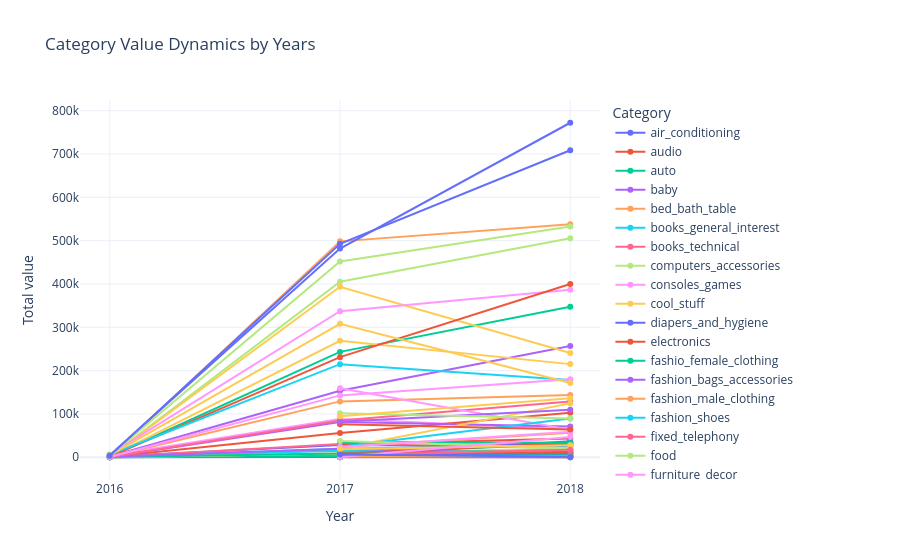

Write notebook code for a chart like this one.
### Code cell
import plotly.express as px

df_plot = combined_df.groupby(['order_year', 'english_product_category_name'])['price'].sum().reset_index()

fig = px.line(
    df_plot,
    x='order_year',
    y='price',
    color='english_product_category_name',
    markers=True,
    title='Category Value Dynamics by Years',
    labels={
        'order_year': 'Year',
        'price': 'Total value',
        'english_product_category_name': 'Category'
    }
)

fig.update_layout(
    xaxis=dict(type='category'),
    hovermode='closest',
    template='plotly_white'
)

fig.show()

### Figure 1 — Plotly figure (JSON) as saved in the notebook; plotly's stock layout.template omitted (floating-point values rounded to 4 significant figures)
{"data": [{"hovertemplate": "Category=air_conditioning<br>Year=%{x}<br>Total value=%{y}<extra></extra>", "legendgroup": "air_conditioning", "line": {"color": "#636efa", "dash": "solid"}, "marker": {"symbol": "circle"}, "mode": "lines+markers", "name": "air_conditioning", "orientation": "v", "showlegend": true, "x": [2016, 2017, 2018], "xaxis": "x", "y": [1707.0, 28250.0, 25060.0], "yaxis": "y", "type": "scatter"}, {"hovertemplate": "Category=audio<br>Year=%{x}<br>Total value=%{y}<extra></extra>", "legendgroup": "audio", "line": {"color": "#EF553B", "dash": "solid"}, "marker": {"symbol": "circle"}, "mode": "lines+markers", "name": "audio", "orientation": "v", "showlegend": true, "x": [2016, 2017, 2018], "xaxis": "x", "y": [157.0, 17570.0, 32960.0], "yaxis": "y", "type": "scatter"}, {"hovertemplate": "Category=auto<br>Year=%{x}<br>Total value=%{y}<extra></extra>", "legendgroup": "auto", "line": {"color": "#00cc96", "dash": "solid"}, "marker": {"symbol": "circle"}, "mode": "lines+markers", "name": "auto", "orientation": "v", "showlegend": true, "x": [2016, 2017, 2018], "xaxis": "x", "y": [1833.0, 243300.0, 347600.0], "yaxis": "y", "type": "scatter"}, {"hovertemplate": "Category=baby<br>Year=%{x}<br>Total value=%{y}<extra></extra>", "legendgroup": "baby", "line": {"color": "#ab63fa", "dash": "solid"}, "marker": {"symbol": "circle"}, "mode": "lines+markers", "name": "baby", "orientation": "v", "showlegend": true, "x": [2016, 2017, 2018], "xaxis": "x", "y": [1630.0, 153300.0, 256800.0], "yaxis": "y", "type": "scatter"}, {"hovertemplate": "Category=bed_bath_table<br>Year=%{x}<br>Total value=%{y}<extra></extra>", "legendgroup": "bed_bath_table", "line": {"color": "#FFA15A", "dash": "solid"}, "marker": {"symbol": "circle"}, "mode": "lines+markers", "name": "bed_bath_table", "orientation": "v", "showlegend": true, "x": [2016, 2017, 2018], "xaxis": "x", "y": [479.0, 498400.0, 538100.0], "yaxis": "y", "type": "scatter"}, {"hovertemplate": "Category=books_general_interest<br>Year=%{x}<br>Total value=%{y}<extra></extra>", "legendgroup": "books_general_interest", "line": {"color": "#19d3f3", "dash": "solid"}, "marker": {"symbol": "circle"}, "mode": "lines+markers", "name": "books_general_interest", "orientation": "v", "showlegend": true, "x": [2016, 2017, 2018], "xaxis": "x", "y": [119.5, 19630.0, 27110.0], "yaxis": "y", "type": "scatter"}, {"hovertemplate": "Category=books_technical<br>Year=%{x}<br>Total value=%{y}<extra></extra>", "legendgroup": "books_technical", "line": {"color": "#FF6692", "dash": "solid"}, "marker": {"symbol": "circle"}, "mode": "lines+markers", "name": "books_technical", "orientation": "v", "showlegend": true, "x": [2016, 2017, 2018], "xaxis": "x", "y": [267.0, 5762.0, 13070.0], "yaxis": "y", "type": "scatter"}, {"hovertemplate": "Category=computers_accessories<br>Year=%{x}<br>Total value=%{y}<extra></extra>", "legendgroup": "computers_accessories", "line": {"color": "#B6E880", "dash": "solid"}, "marker": {"symbol": "circle"}, "mode": "lines+markers", "name": "computers_accessories", "orientation": "v", "showlegend": true, "x": [2016, 2017, 2018], "xaxis": "x", "y": [1399.0, 405100.0, 505500.0], "yaxis": "y", "type": "scatter"}, {"hovertemplate": "Category=consoles_games<br>Year=%{x}<br>Total value=%{y}<extra></extra>", "legendgroup": "consoles_games", "line": {"color": "#FF97FF", "dash": "solid"}, "marker": {"symbol": "circle"}, "mode": "lines+markers", "name": "consoles_games", "orientation": "v", "showlegend": true, "x": [2016, 2017, 2018], "xaxis": "x", "y": [3882.0, 88390.0, 65190.0], "yaxis": "y", "type": "scatter"}, {"hovertemplate": "Category=cool_stuff<br>Year=%{x}<br>Total value=%{y}<extra></extra>", "legendgroup": "cool_stuff", "line": {"color": "#FECB52", "dash": "solid"}, "marker": {"symbol": "circle"}, "mode": "lines+markers", "name": "cool_stuff", "orientation": "v", "showlegend": true, "x": [2016, 2017, 2018], "xaxis": "x", "y": [1111.0, 393600.0, 240600.0], "yaxis": "y", "type": "scatter"}, {"hovertemplate": "Category=diapers_and_hygiene<br>Year=%{x}<br>Total value=%{y}<extra></extra>", "legendgroup": "diapers_and_hygiene", "line": {"color": "#636efa", "dash": "solid"}, "marker": {"symbol": "circle"}, "mode": "lines+markers", "name": "diapers_and_hygiene", "orientation": "v", "showlegend": true, "x": [2016, 2017, 2018], "xaxis": "x", "y": [134.9, 76.0, 1357.0], "yaxis": "y", "type": "scatter"}, {"hovertemplate": "Category=electronics<br>Year=%{x}<br>Total value=%{y}<extra></extra>", "legendgroup": "electronics", "line": {"color": "#EF553B", "dash": "solid"}, "marker": {"symbol": "circle"}, "mode": "lines+markers", "name": "electronics", "orientation": "v", "showlegend": true, "x": [2016, 2017, 2018], "xaxis": "x", "y": [1307.0, 56010.0, 102900.0], "yaxis": "y", "type": "scatter"}, {"hovertemplate": "Category=fashio_female_clothing<br>Year=%{x}<br>Total value=%{y}<extra></extra>", "legendgroup": "fashio_female_clothing", "line": {"color": "#00cc96", "dash": "solid"}, "marker": {"symbol": "circle"}, "mode": "lines+markers", "name": "fashio_female_clothing", "orientation": "v", "showlegend": true, "x": [2016, 2017, 2018], "xaxis": "x", "y": [54.9, 2132.0, 616.7], "yaxis": "y", "type": "scatter"}, {"hovertemplate": "Category=fashion_bags_accessories<br>Year=%{x}<br>Total value=%{y}<extra></extra>", "legendgroup": "fashion_bags_accessories", "line": {"color": "#ab63fa", "dash": "solid"}, "marker": {"symbol": "circle"}, "mode": "lines+markers", "name": "fashion_bags_accessories", "orientation": "v", "showlegend": true, "x": [2016, 2017, 2018], "xaxis": "x", "y": [519.2, 81570.0, 70740.0], "yaxis": "y", "type": "scatter"}, {"hovertemplate": "Category=fashion_male_clothing<br>Year=%{x}<br>Total value=%{y}<extra></extra>", "legendgroup": "fashion_male_clothing", "line": {"color": "#FFA15A", "dash": "solid"}, "marker": {"symbol": "circle"}, "mode": "lines+markers", "name": "fashion_male_clothing", "orientation": "v", "showlegend": true, "x": [2016, 2017, 2018], "xaxis": "x", "y": [24.9, 8471.0, 2302.0], "yaxis": "y", "type": "scatter"}, {"hovertemplate": "Category=fashion_shoes<br>Year=%{x}<br>Total value=%{y}<extra></extra>", "legendgroup": "fashion_shoes", "line": {"color": "#19d3f3", "dash": "solid"}, "marker": {"symbol": "circle"}, "mode": "lines+markers", "name": "fashion_shoes", "orientation": "v", "showlegend": true, "x": [2016, 2017, 2018], "xaxis": "x", "y": [29.99, 15040.0, 8497.0], "yaxis": "y", "type": "scatter"}, {"hovertemplate": "Category=fixed_telephony<br>Year=%{x}<br>Total value=%{y}<extra></extra>", "legendgroup": "fixed_telephony", "line": {"color": "#FF6692", "dash": "solid"}, "marker": {"symbol": "circle"}, "mode": "lines+markers", "name": "fixed_telephony", "orientation": "v", "showlegend": true, "x": [2016, 2017, 2018], "xaxis": "x", "y": [704.9, 30370.0, 28510.0], "yaxis": "y", "type": "scatter"}, {"hovertemplate": "Category=food<br>Year=%{x}<br>Total value=%{y}<extra></extra>", "legendgroup": "food", "line": {"color": "#B6E880", "dash": "solid"}, "marker": {"symbol": "circle"}, "mode": "lines+markers", "name": "food", "orientation": "v", "showlegend": true, "x": [2016, 2017, 2018], "xaxis": "x", "y": [79.9, 8738.0, 20580.0], "yaxis": "y", "type": "scatter"}, {"hovertemplate": "Category=furniture_decor<br>Year=%{x}<br>Total value=%{y}<extra></extra>", "legendgroup": "furniture_decor", "line": {"color": "#FF97FF", "dash": "solid"}, "marker": {"symbol": "circle"}, "mode": "lines+markers", "name": "furniture_decor", "orientation": "v", "showlegend": true, "x": [2016, 2017, 2018], "xaxis": "x", "y": [5881.0, 337200.0, 386700.0], "yaxis": "y", "type": "scatter"}, {"hovertemplate": "Category=garden_tools<br>Year=%{x}<br>Total value=%{y}<extra></extra>", "legendgroup": "garden_tools", "line": {"color": "#FECB52", "dash": "solid"}, "marker": {"symbol": "circle"}, "mode": "lines+markers", "name": "garden_tools", "orientation": "v", "showlegend": true, "x": [2016, 2017, 2018], "xaxis": "x", "y": [1360.0, 268900.0, 215000.0], "yaxis": "y", "type": "scatter"}, {"hovertemplate": "Category=health_beauty<br>Year=%{x}<br>Total value=%{y}<extra></extra>", "legendgroup": "health_beauty", "line": {"color": "#636efa", "dash": "solid"}, "marker": {"symbol": "circle"}, "mode": "lines+markers", "name": "health_beauty", "orientation": "v", "showlegend": true, "x": [2016, 2017, 2018], "xaxis": "x", "y": [4687.0, 481800.0, 772200.0], "yaxis": "y", "type": "scatter"}, {"hovertemplate": "Category=housewares<br>Year=%{x}<br>Total value=%{y}<extra></extra>", "legendgroup": "housewares", "line": {"color": "#EF553B", "dash": "solid"}, "marker": {"symbol": "circle"}, "mode": "lines+markers", "name": "housewares", "orientation": "v", "showlegend": true, "x": [2016, 2017, 2018], "xaxis": "x", "y": [1287.0, 231100.0, 399900.0], "yaxis": "y", "type": "scatter"}, {"hovertemplate": "Category=industry_commerce_and_business<br>Year=%{x}<br>Total value=%{y}<extra></extra>", "legendgroup": "industry_commerce_and_business", "line": {"color": "#00cc96", "dash": "solid"}, "marker": {"symbol": "circle"}, "mode": "lines+markers", "name": "industry_commerce_and_business", "orientation": "v", "showlegend": true, "x": [2016, 2017, 2018], "xaxis": "x", "y": [359.6, 8737.0, 30570.0], "yaxis": "y", "type": "scatter"}, {"hovertemplate": "Category=market_place<br>Year=%{x}<br>Total value=%{y}<extra></extra>", "legendgroup": "market_place", "line": {"color": "#ab63fa", "dash": "solid"}, "marker": {"symbol": "circle"}, "mode": "lines+markers", "name": "market_place", "orientation": "v", "showlegend": true, "x": [2016, 2017, 2018], "xaxis": "x", "y": [1306.0, 19510.0, 7566.0], "yaxis": "y", "type": "scatter"}, {"hovertemplate": "Category=office_furniture<br>Year=%{x}<br>Total value=%{y}<extra></extra>", "legendgroup": "office_furniture", "line": {"color": "#FFA15A", "dash": "solid"}, "marker": {"symbol": "circle"}, "mode": "lines+markers", "name": "office_furniture", "orientation": "v", "showlegend": true, "x": [2016, 2017, 2018], "xaxis": "x", "y": [1301.0, 129000.0, 143700.0], "yaxis": "y", "type": "scatter"}, {"hovertemplate": "Category=perfumery<br>Year=%{x}<br>Total value=%{y}<extra></extra>", "legendgroup": "perfumery", "line": {"color": "#19d3f3", "dash": "solid"}, "marker": {"symbol": "circle"}, "mode": "lines+markers", "name": "perfumery", "orientation": "v", "showlegend": true, "x": [2016, 2017, 2018], "xaxis": "x", "y": [5689.0, 215000.0, 178500.0], "yaxis": "y", "type": "scatter"}, {"hovertemplate": "Category=pet_shop<br>Year=%{x}<br>Total value=%{y}<extra></extra>", "legendgroup": "pet_shop", "line": {"color": "#FF6692", "dash": "solid"}, "marker": {"symbol": "circle"}, "mode": "lines+markers", "name": "pet_shop", "orientation": "v", "showlegend": true, "x": [2016, 2017, 2018], "xaxis": "x", "y": [689.7, 85080.0, 128500.0], "yaxis": "y", "type": "scatter"}, {"hovertemplate": "Category=sports_leisure<br>Year=%{x}<br>Total value=%{y}<extra></extra>", "legendgroup": "sports_leisure", "line": {"color": "#B6E880", "dash": "solid"}, "marker": {"symbol": "circle"}, "mode": "lines+markers", "name": "sports_leisure", "orientation": "v", "showlegend": true, "x": [2016, 2017, 2018], "xaxis": "x", "y": [3334.0, 452100.0, 532600.0], "yaxis": "y", "type": "scatter"}, {"hovertemplate": "Category=telephony<br>Year=%{x}<br>Total value=%{y}<extra></extra>", "legendgroup": "telephony", "line": {"color": "#FF97FF", "dash": "solid"}, "marker": {"symbol": "circle"}, "mode": "lines+markers", "name": "telephony", "orientation": "v", "showlegend": true, "x": [2016, 2017, 2018], "xaxis": "x", "y": [559.6, 142800.0, 180300.0], "yaxis": "y", "type": "scatter"}, {"hovertemplate": "Category=toys<br>Year=%{x}<br>Total value=%{y}<extra></extra>", "legendgroup": "toys", "line": {"color": "#FECB52", "dash": "solid"}, "marker": {"symbol": "circle"}, "mode": "lines+markers", "name": "toys", "orientation": "v", "showlegend": true, "x": [2016, 2017, 2018], "xaxis": "x", "y": [4465.0, 308000.0, 171500.0], "yaxis": "y", "type": "scatter"}, {"hovertemplate": "Category=watches_gifts<br>Year=%{x}<br>Total value=%{y}<extra></extra>", "legendgroup": "watches_gifts", "line": {"color": "#636efa", "dash": "solid"}, "marker": {"symbol": "circle"}, "mode": "lines+markers", "name": "watches_gifts", "orientation": "v", "showlegend": true, "x": [2016, 2017, 2018], "xaxis": "x", "y": [3360.0, 492800.0, 708900.0], "yaxis": "y", "type": "scatter"}, {"hovertemplate": "Category=agro_industry_and_commerce<br>Year=%{x}<br>Total value=%{y}<extra></extra>", "legendgroup": "agro_industry_and_commerce", "line": {"color": "#EF553B", "dash": "solid"}, "marker": {"symbol": "circle"}, "mode": "lines+markers", "name": "agro_industry_and_commerce", "orientation": "v", "showlegend": true, "x": [2017, 2018], "xaxis": "x", "y": [29180.0, 43350.0], "yaxis": "y", "type": "scatter"}, {"hovertemplate": "Category=art<br>Year=%{x}<br>Total value=%{y}<extra></extra>", "legendgroup": "art", "line": {"color": "#00cc96", "dash": "solid"}, "marker": {"symbol": "circle"}, "mode": "lines+markers", "name": "art", "orientation": "v", "showlegend": true, "x": [2017, 2018], "xaxis": "x", "y": [9292.0, 14910.0], "yaxis": "y", "type": "scatter"}, {"hovertemplate": "Category=arts_and_craftmanship<br>Year=%{x}<br>Total value=%{y}<extra></extra>", "legendgroup": "arts_and_craftmanship", "line": {"color": "#ab63fa", "dash": "solid"}, "marker": {"symbol": "circle"}, "mode": "lines+markers", "name": "arts_and_craftmanship", "orientation": "v", "showlegend": true, "x": [2017, 2018], "xaxis": "x", "y": [151.9, 1662.0], "yaxis": "y", "type": "scatter"}, {"hovertemplate": "Category=books_imported<br>Year=%{x}<br>Total value=%{y}<extra></extra>", "legendgroup": "books_imported", "line": {"color": "#FFA15A", "dash": "solid"}, "marker": {"symbol": "circle"}, "mode": "lines+markers", "name": "books_imported", "orientation": "v", "showlegend": true, "x": [2017, 2018], "xaxis": "x", "y": [1124.0, 3516.0], "yaxis": "y", "type": "scatter"}, {"hovertemplate": "Category=cds_dvds_musicals<br>Year=%{x}<br>Total value=%{y}<extra></extra>", "legendgroup": "cds_dvds_musicals", "line": {"color": "#19d3f3", "dash": "solid"}, "marker": {"symbol": "circle"}, "mode": "lines+markers", "name": "cds_dvds_musicals", "orientation": "v", "showlegend": true, "x": [2017, 2018], "xaxis": "x", "y": [665.0, 65.0], "yaxis": "y", "type": "scatter"}, {"hovertemplate": "Category=christmas_supplies<br>Year=%{x}<br>Total value=%{y}<extra></extra>", "legendgroup": "christmas_supplies", "line": {"color": "#FF6692", "dash": "solid"}, "marker": {"symbol": "circle"}, "mode": "lines+markers", "name": "christmas_supplies", "orientation": "v", "showlegend": true, "x": [2017, 2018], "xaxis": "x", "y": [2855.0, 5946.0], "yaxis": "y", "type": "scatter"}, {"hovertemplate": "Category=cine_photo<br>Year=%{x}<br>Total value=%{y}<extra></extra>", "legendgroup": "cine_photo", "line": {"color": "#B6E880", "dash": "solid"}, "marker": {"symbol": "circle"}, "mode": "lines+markers", "name": "cine_photo", "orientation": "v", "showlegend": true, "x": [2017, 2018], "xaxis": "x", "y": [695.0, 6238.0], "yaxis": "y", "type": "scatter"}, {"hovertemplate": "Category=computers<br>Year=%{x}<br>Total value=%{y}<extra></extra>", "legendgroup": "computers", "line": {"color": "#FF97FF", "dash": "solid"}, "marker": {"symbol": "circle"}, "mode": "lines+markers", "name": "computers", "orientation": "v", "showlegend": true, "x": [2017, 2018], "xaxis": "x", "y": [159200.0, 63730.0], "yaxis": "y", "type": "scatter"}, {"hovertemplate": "Category=construction_tools_construction<br>Year=%{x}<br>Total value=%{y}<extra></extra>", "legendgroup": "construction_tools_construction", "line": {"color": "#FECB52", "dash": "solid"}, "marker": {"symbol": "circle"}, "mode": "lines+markers", "name": "construction_tools_construction", "orientation": "v", "showlegend": true, "x": [2017, 2018], "xaxis": "x", "y": [20320.0, 124400.0], "yaxis": "y", "type": "scatter"}, {"hovertemplate": "Category=construction_tools_lights<br>Year=%{x}<br>Total value=%{y}<extra></extra>", "legendgroup": "construction_tools_lights", "line": {"color": "#636efa", "dash": "solid"}, "marker": {"symbol": "circle"}, "mode": "lines+markers", "name": "construction_tools_lights", "orientation": "v", "showlegend": true, "x": [2017, 2018], "xaxis": "x", "y": [4053.0, 37030.0], "yaxis": "y", "type": "scatter"}, {"hovertemplate": "Category=construction_tools_safety<br>Year=%{x}<br>Total value=%{y}<extra></extra>", "legendgroup": "construction_tools_safety", "line": {"color": "#EF553B", "dash": "solid"}, "marker": {"symbol": "circle"}, "mode": "lines+markers", "name": "construction_tools_safety", "orientation": "v", "showlegend": true, "x": [2017, 2018], "xaxis": "x", "y": [8265.0, 32280.0], "yaxis": "y", "type": "scatter"}, {"hovertemplate": "Category=costruction_tools_garden<br>Year=%{x}<br>Total value=%{y}<extra></extra>", "legendgroup": "costruction_tools_garden", "line": {"color": "#00cc96", "dash": "solid"}, "marker": {"symbol": "circle"}, "mode": "lines+markers", "name": "costruction_tools_garden", "orientation": "v", "showlegend": true, "x": [2017, 2018], "xaxis": "x", "y": [8908.0, 16810.0], "yaxis": "y", "type": "scatter"}, {"hovertemplate": "Category=costruction_tools_tools<br>Year=%{x}<br>Total value=%{y}<extra></extra>", "legendgroup": "costruction_tools_tools", "line": {"color": "#ab63fa", "dash": "solid"}, "marker": {"symbol": "circle"}, "mode": "lines+markers", "name": "costruction_tools_tools", "orientation": "v", "showlegend": true, "x": [2017, 2018], "xaxis": "x", "y": [4087.0, 11820.0], "yaxis": "y", "type": "scatter"}, {"hovertemplate": "Category=drinks<br>Year=%{x}<br>Total value=%{y}<extra></extra>", "legendgroup": "drinks", "line": {"color": "#FFA15A", "dash": "solid"}, "marker": {"symbol": "circle"}, "mode": "lines+markers", "name": "drinks", "orientation": "v", "showlegend": true, "x": [2017, 2018], "xaxis": "x", "y": [5004.0, 17420.0], "yaxis": "y", "type": "scatter"}, {"hovertemplate": "Category=dvds_blu_ray<br>Year=%{x}<br>Total value=%{y}<extra></extra>", "legendgroup": "dvds_blu_ray", "line": {"color": "#19d3f3", "dash": "solid"}, "marker": {"symbol": "circle"}, "mode": "lines+markers", "name": "dvds_blu_ray", "orientation": "v", "showlegend": true, "x": [2017, 2018], "xaxis": "x", "y": [4867.0, 1133.0], "yaxis": "y", "type": "scatter"}, {"hovertemplate": "Category=fashion_childrens_clothes<br>Year=%{x}<br>Total value=%{y}<extra></extra>", "legendgroup": "fashion_childrens_clothes", "line": {"color": "#FF6692", "dash": "solid"}, "marker": {"symbol": "circle"}, "mode": "lines+markers", "name": "fashion_childrens_clothes", "orientation": "v", "showlegend": true, "x": [2017, 2018], "xaxis": "x", "y": [399.9, 170.0], "yaxis": "y", "type": "scatter"}, {"hovertemplate": "Category=fashion_sport<br>Year=%{x}<br>Total value=%{y}<extra></extra>", "legendgroup": "fashion_sport", "line": {"color": "#B6E880", "dash": "solid"}, "marker": {"symbol": "circle"}, "mode": "lines+markers", "name": "fashion_sport", "orientation": "v", "showlegend": true, "x": [2017, 2018], "xaxis": "x", "y": [1750.0, 369.5], "yaxis": "y", "type": "scatter"}, {"hovertemplate": "Category=fashion_underwear_beach<br>Year=%{x}<br>Total value=%{y}<extra></extra>", "legendgroup": "fashion_underwear_beach", "line": {"color": "#FF97FF", "dash": "solid"}, "marker": {"symbol": "circle"}, "mode": "lines+markers", "name": "fashion_underwear_beach", "orientation": "v", "showlegend": true, "x": [2017, 2018], "xaxis": "x", "y": [7073.0, 2469.0], "yaxis": "y", "type": "scatter"}, {"hovertemplate": "Category=flowers<br>Year=%{x}<br>Total value=%{y}<extra></extra>", "legendgroup": "flowers", "line": {"color": "#FECB52", "dash": "solid"}, "marker": {"symbol": "circle"}, "mode": "lines+markers", "name": "flowers", "orientation": "v", "showlegend": true, "x": [2017, 2018], "xaxis": "x", "y": [270.5, 839.5], "yaxis": "y", "type": "scatter"}, {"hovertemplate": "Category=food_drink<br>Year=%{x}<br>Total value=%{y}<extra></extra>", "legendgroup": "food_drink", "line": {"color": "#636efa", "dash": "solid"}, "marker": {"symbol": "circle"}, "mode": "lines+markers", "name": "food_drink", "orientation": "v", "showlegend": true, "x": [2017, 2018], "xaxis": "x", "y": [7448.0, 7732.0], "yaxis": "y", "type": "scatter"}, {"hovertemplate": "Category=furniture_bedroom<br>Year=%{x}<br>Total value=%{y}<extra></extra>", "legendgroup": "furniture_bedroom", "line": {"color": "#EF553B", "dash": "solid"}, "marker": {"symbol": "circle"}, "mode": "lines+markers", "name": "furniture_bedroom", "orientation": "v", "showlegend": true, "x": [2017, 2018], "xaxis": "x", "y": [8848.0, 11180.0], "yaxis": "y", "type": "scatter"}, {"hovertemplate": "Category=furniture_living_room<br>Year=%{x}<br>Total value=%{y}<extra></extra>", "legendgroup": "furniture_living_room", "line": {"color": "#00cc96", "dash": "solid"}, "marker": {"symbol": "circle"}, "mode": "lines+markers", "name": "furniture_living_room", "orientation": "v", "showlegend": true, "x": [2017, 2018], "xaxis": "x", "y": [35280.0, 33630.0], "yaxis": "y", "type": "scatter"}, {"hovertemplate": "Category=furniture_mattress_and_upholstery<br>Year=%{x}<br>Total value=%{y}<extra></extra>", "legendgroup": "furniture_mattress_and_upholstery", "line": {"color": "#ab63fa", "dash": "solid"}, "marker": {"symbol": "circle"}, "mode": "lines+markers", "name": "furniture_mattress_and_upholstery", "orientation": "v", "showlegend": true, "x": [2017, 2018], "xaxis": "x", "y": [2548.0, 1820.0], "yaxis": "y", "type": "scatter"}, {"hovertemplate": "Category=home_appliances<br>Year=%{x}<br>Total value=%{y}<extra></extra>", "legendgroup": "home_appliances", "line": {"color": "#FFA15A", "dash": "solid"}, "marker": {"symbol": "circle"}, "mode": "lines+markers", "name": "home_appliances", "orientation": "v", "showlegend": true, "x": [2017, 2018], "xaxis": "x", "y": [23850.0, 56320.0], "yaxis": "y", "type": "scatter"}, {"hovertemplate": "Category=home_appliances_2<br>Year=%{x}<br>Total value=%{y}<extra></extra>", "legendgroup": "home_appliances_2", "line": {"color": "#19d3f3", "dash": "solid"}, "marker": {"symbol": "circle"}, "mode": "lines+markers", "name": "home_appliances_2", "orientation": "v", "showlegend": true, "x": [2017, 2018], "xaxis": "x", "y": [24060.0, 89250.0], "yaxis": "y", "type": "scatter"}, {"hovertemplate": "Category=home_comfort_2<br>Year=%{x}<br>Total value=%{y}<extra></extra>", "legendgroup": "home_comfort_2", "line": {"color": "#FF6692", "dash": "solid"}, "marker": {"symbol": "circle"}, "mode": "lines+markers", "name": "home_comfort_2", "orientation": "v", "showlegend": true, "x": [2017, 2018], "xaxis": "x", "y": [609.2, 151.1], "yaxis": "y", "type": "scatter"}, {"hovertemplate": "Category=home_confort<br>Year=%{x}<br>Total value=%{y}<extra></extra>", "legendgroup": "home_confort", "line": {"color": "#B6E880", "dash": "solid"}, "marker": {"symbol": "circle"}, "mode": "lines+markers", "name": "home_confort", "orientation": "v", "showlegend": true, "x": [2017, 2018], "xaxis": "x", "y": [37690.0, 20880.0], "yaxis": "y", "type": "scatter"}, {"hovertemplate": "Category=home_construction<br>Year=%{x}<br>Total value=%{y}<extra></extra>", "legendgroup": "home_construction", "line": {"color": "#FF97FF", "dash": "solid"}, "marker": {"symbol": "circle"}, "mode": "lines+markers", "name": "home_construction", "orientation": "v", "showlegend": true, "x": [2017, 2018], "xaxis": "x", "y": [23950.0, 59140.0], "yaxis": "y", "type": "scatter"}, {"hovertemplate": "Category=kitchen_dining_laundry_garden_furniture<br>Year=%{x}<br>Total value=%{y}<extra></extra>", "legendgroup": "kitchen_dining_laundry_garden_furniture", "line": {"color": "#FECB52", "dash": "solid"}, "marker": {"symbol": "circle"}, "mode": "lines+markers", "name": "kitchen_dining_laundry_garden_furniture", "orientation": "v", "showlegend": true, "x": [2017, 2018], "xaxis": "x", "y": [18580.0, 27750.0], "yaxis": "y", "type": "scatter"}, {"hovertemplate": "Category=la_cuisine<br>Year=%{x}<br>Total value=%{y}<extra></extra>", "legendgroup": "la_cuisine", "line": {"color": "#636efa", "dash": "solid"}, "marker": {"symbol": "circle"}, "mode": "lines+markers", "name": "la_cuisine", "orientation": "v", "showlegend": true, "x": [2017, 2018], "xaxis": "x", "y": [1274.0, 781.0], "yaxis": "y", "type": "scatter"}, {"hovertemplate": "Category=luggage_accessories<br>Year=%{x}<br>Total value=%{y}<extra></extra>", "legendgroup": "luggage_accessories", "line": {"color": "#EF553B", "dash": "solid"}, "marker": {"symbol": "circle"}, "mode": "lines+markers", "name": "luggage_accessories", "orientation": "v", "showlegend": true, "x": [2017, 2018], "xaxis": "x", "y": [76140.0, 64290.0], "yaxis": "y", "type": "scatter"}, {"hovertemplate": "Category=music<br>Year=%{x}<br>Total value=%{y}<extra></extra>", "legendgroup": "music", "line": {"color": "#00cc96", "dash": "solid"}, "marker": {"symbol": "circle"}, "mode": "lines+markers", "name": "music", "orientation": "v", "showlegend": true, "x": [2017, 2018], "xaxis": "x", "y": [1558.0, 4476.0], "yaxis": "y", "type": "scatter"}, {"hovertemplate": "Category=musical_instruments<br>Year=%{x}<br>Total value=%{y}<extra></extra>", "legendgroup": "musical_instruments", "line": {"color": "#ab63fa", "dash": "solid"}, "marker": {"symbol": "circle"}, "mode": "lines+markers", "name": "musical_instruments", "orientation": "v", "showlegend": true, "x": [2017, 2018], "xaxis": "x", "y": [81880.0, 109600.0], "yaxis": "y", "type": "scatter"}, {"hovertemplate": "Category=party_supplies<br>Year=%{x}<br>Total value=%{y}<extra></extra>", "legendgroup": "party_supplies", "line": {"color": "#FFA15A", "dash": "solid"}, "marker": {"symbol": "circle"}, "mode": "lines+markers", "name": "party_supplies", "orientation": "v", "showlegend": true, "x": [2017, 2018], "xaxis": "x", "y": [1863.0, 2622.0], "yaxis": "y", "type": "scatter"}, {"hovertemplate": "Category=security_and_services<br>Year=%{x}<br>Total value=%{y}<extra></extra>", "legendgroup": "security_and_services", "line": {"color": "#19d3f3", "dash": "solid"}, "marker": {"symbol": "circle"}, "mode": "lines+markers", "name": "security_and_services", "orientation": "v", "showlegend": true, "x": [2017], "xaxis": "x", "y": [283.3], "yaxis": "y", "type": "scatter"}, {"hovertemplate": "Category=signaling_and_security<br>Year=%{x}<br>Total value=%{y}<extra></extra>", "legendgroup": "signaling_and_security", "line": {"color": "#FF6692", "dash": "solid"}, "marker": {"symbol": "circle"}, "mode": "lines+markers", "name": "signaling_and_security", "orientation": "v", "showlegend": true, "x": [2017, 2018], "xaxis": "x", "y": [4443.0, 17070.0], "yaxis": "y", "type": "scatter"}, {"hovertemplate": "Category=small_appliances<br>Year=%{x}<br>Total value=%{y}<extra></extra>", "legendgroup": "small_appliances", "line": {"color": "#B6E880", "dash": "solid"}, "marker": {"symbol": "circle"}, "mode": "lines+markers", "name": "small_appliances", "orientation": "v", "showlegend": true, "x": [2017, 2018], "xaxis": "x", "y": [101400.0, 89280.0], "yaxis": "y", "type": "scatter"}, {"hovertemplate": "Category=small_appliances_home_oven_and_coffee<br>Year=%{x}<br>Total value=%{y}<extra></extra>", "legendgroup": "small_appliances_home_oven_and_coffee", "line": {"color": "#FF97FF", "dash": "solid"}, "marker": {"symbol": "circle"}, "mode": "lines+markers", "name": "small_appliances_home_oven_and_coffee", "orientation": "v", "showlegend": true, "x": [2017, 2018], "xaxis": "x", "y": [822.0, 46620.0], "yaxis": "y", "type": "scatter"}, {"hovertemplate": "Category=stationery<br>Year=%{x}<br>Total value=%{y}<extra></extra>", "legendgroup": "stationery", "line": {"color": "#FECB52", "dash": "solid"}, "marker": {"symbol": "circle"}, "mode": "lines+markers", "name": "stationery", "orientation": "v", "showlegend": true, "x": [2017, 2018], "xaxis": "x", "y": [94580.0, 136400.0], "yaxis": "y", "type": "scatter"}, {"hovertemplate": "Category=tablets_printing_image<br>Year=%{x}<br>Total value=%{y}<extra></extra>", "legendgroup": "tablets_printing_image", "line": {"color": "#636efa", "dash": "solid"}, "marker": {"symbol": "circle"}, "mode": "lines+markers", "name": "tablets_printing_image", "orientation": "v", "showlegend": true, "x": [2017, 2018], "xaxis": "x", "y": [6260.0, 1268.0], "yaxis": "y", "type": "scatter"}], "layout": {"xaxis": {"anchor": "y", "domain": [0.0, 1.0], "title": {"text": "Year"}, "type": "category"}, "yaxis": {"anchor": "x", "domain": [0.0, 1.0], "title": {"text": "Total value"}}, "legend": {"title": {"text": "Category"}, "tracegroupgap": 0}, "title": {"text": "Category Value Dynamics by Years"}, "hovermode": "closest"}}
